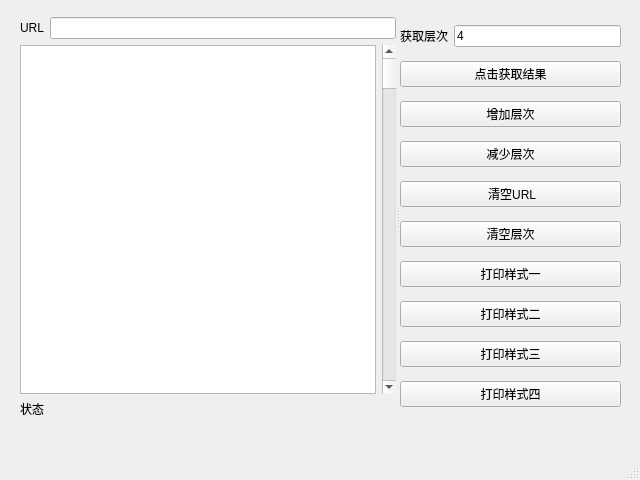
<?xml version="1.0" encoding="UTF-8"?>
<ui version="4.0">
 <class>MainWindow</class>
 <widget class="QMainWindow" name="MainWindow">
  <property name="geometry">
   <rect>
    <x>0</x>
    <y>0</y>
    <width>640</width>
    <height>480</height>
   </rect>
  </property>
  <property name="windowTitle">
   <string>ATM结果提取工具</string>
  </property>
  <widget class="QWidget" name="centralwidget">
   <widget class="QSplitter" name="splitter">
    <property name="geometry">
     <rect>
      <x>20</x>
      <y>17</y>
      <width>601</width>
      <height>401</height>
     </rect>
    </property>
    <property name="orientation">
     <enum>Qt::Horizontal</enum>
    </property>
    <widget class="QWidget" name="">
     <layout class="QVBoxLayout" name="verticalLayout_2">
      <item>
       <layout class="QHBoxLayout" name="horizontalLayout">
        <item>
         <widget class="QLabel" name="label">
          <property name="text">
           <string>URL</string>
          </property>
         </widget>
        </item>
        <item>
         <widget class="QLineEdit" name="lineEdit"/>
        </item>
       </layout>
      </item>
      <item>
       <layout class="QHBoxLayout" name="horizontalLayout_3">
        <item>
         <widget class="QPlainTextEdit" name="plainTextEdit"/>
        </item>
        <item>
         <widget class="QScrollBar" name="verticalScrollBar">
          <property name="orientation">
           <enum>Qt::Vertical</enum>
          </property>
         </widget>
        </item>
       </layout>
      </item>
      <item>
       <widget class="QLabel" name="label_3">
        <property name="text">
         <string>状态</string>
        </property>
       </widget>
      </item>
     </layout>
    </widget>
    <widget class="QWidget" name="layoutWidget">
     <layout class="QVBoxLayout" name="verticalLayout">
      <item>
       <layout class="QHBoxLayout" name="horizontalLayout_2">
        <item>
         <widget class="QLabel" name="label_2">
          <property name="text">
           <string>获取层次</string>
          </property>
         </widget>
        </item>
        <item>
         <widget class="QLineEdit" name="lineEdit_2">
          <property name="text">
           <string>4</string>
          </property>
         </widget>
        </item>
       </layout>
      </item>
      <item>
       <widget class="QPushButton" name="pushButton">
        <property name="text">
         <string>点击获取结果</string>
        </property>
       </widget>
      </item>
      <item>
       <widget class="QPushButton" name="pushButton_2">
        <property name="text">
         <string>增加层次</string>
        </property>
       </widget>
      </item>
      <item>
       <widget class="QPushButton" name="pushButton_3">
        <property name="text">
         <string>减少层次</string>
        </property>
       </widget>
      </item>
      <item>
       <widget class="QPushButton" name="pushButton_4">
        <property name="text">
         <string> 清空URL</string>
        </property>
       </widget>
      </item>
      <item>
       <widget class="QPushButton" name="pushButton_5">
        <property name="text">
         <string>清空层次</string>
        </property>
       </widget>
      </item>
      <item>
       <widget class="QPushButton" name="pushButton_6">
        <property name="text">
         <string>打印样式一</string>
        </property>
       </widget>
      </item>
      <item>
       <widget class="QPushButton" name="pushButton_7">
        <property name="text">
         <string>打印样式二</string>
        </property>
       </widget>
      </item>
      <item>
       <widget class="QPushButton" name="pushButton_8">
        <property name="text">
         <string>打印样式三</string>
        </property>
       </widget>
      </item>
      <item>
       <widget class="QPushButton" name="pushButton_9">
        <property name="text">
         <string>打印样式四</string>
        </property>
       </widget>
      </item>
     </layout>
    </widget>
   </widget>
   <zorder>textBrowser</zorder>
   <zorder>layoutWidget</zorder>
   <zorder>label_3</zorder>
   <zorder>label_3</zorder>
   <zorder>label</zorder>
   <zorder>lineEdit</zorder>
   <zorder>label</zorder>
   <zorder>lineEdit</zorder>
   <zorder>plainTextEdit</zorder>
   <zorder>verticalScrollBar</zorder>
  </widget>
  <widget class="QMenuBar" name="menubar">
   <property name="geometry">
    <rect>
     <x>0</x>
     <y>0</y>
     <width>640</width>
     <height>22</height>
    </rect>
   </property>
  </widget>
  <widget class="QStatusBar" name="statusbar"/>
 </widget>
 <tabstops>
  <tabstop>lineEdit</tabstop>
  <tabstop>lineEdit_2</tabstop>
  <tabstop>pushButton</tabstop>
  <tabstop>pushButton_2</tabstop>
  <tabstop>pushButton_3</tabstop>
  <tabstop>pushButton_4</tabstop>
  <tabstop>pushButton_5</tabstop>
  <tabstop>pushButton_6</tabstop>
  <tabstop>pushButton_7</tabstop>
  <tabstop>pushButton_8</tabstop>
  <tabstop>pushButton_9</tabstop>
  <tabstop>plainTextEdit</tabstop>
 </tabstops>
 <resources/>
 <connections>
  <connection>
   <sender>pushButton</sender>
   <signal>clicked()</signal>
   <receiver>MainWindow</receiver>
   <slot>get_result()</slot>
   <hints>
    <hint type="sourcelabel">
     <x>511</x>
     <y>167</y>
    </hint>
    <hint type="destinationlabel">
     <x>562</x>
     <y>381</y>
    </hint>
   </hints>
  </connection>
  <connection>
   <sender>pushButton_2</sender>
   <signal>clicked()</signal>
   <receiver>MainWindow</receiver>
   <slot>add_layer()</slot>
   <hints>
    <hint type="sourcelabel">
     <x>483</x>
     <y>201</y>
    </hint>
    <hint type="destinationlabel">
     <x>530</x>
     <y>404</y>
    </hint>
   </hints>
  </connection>
  <connection>
   <sender>pushButton_3</sender>
   <signal>clicked()</signal>
   <receiver>MainWindow</receiver>
   <slot>sub_layer()</slot>
   <hints>
    <hint type="sourcelabel">
     <x>553</x>
     <y>235</y>
    </hint>
    <hint type="destinationlabel">
     <x>602</x>
     <y>400</y>
    </hint>
   </hints>
  </connection>
  <connection>
   <sender>pushButton_5</sender>
   <signal>clicked()</signal>
   <receiver>lineEdit_2</receiver>
   <slot>clear()</slot>
   <hints>
    <hint type="sourcelabel">
     <x>494</x>
     <y>303</y>
    </hint>
    <hint type="destinationlabel">
     <x>610</x>
     <y>92</y>
    </hint>
   </hints>
  </connection>
 </connections>
 <slots>
  <slot>get_result()</slot>
  <slot>add_layer()</slot>
  <slot>sub_layer()</slot>
 </slots>
</ui>
